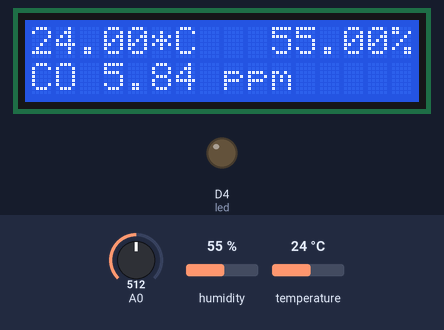
Bench run of a sketch on a simulated ESP8266 (NodeMCU). Shown: 16×2 character LCD, output pins drawn as LEDs (lit = HIGH). The inputs (shaded band) are chosen by the test bench; at power-on: temperature 24 °C, A0 = 512, humidity 55 %. WiFi joins after 1.5 s; servers stay silent unless stated; random numbers use the default seed unless the sketch sets one; what the sketch prints to the serial monitor is not drawn.

Above: at 2.8 s.
2.9 s: temperature set to 0 °C
At 4.9 s:
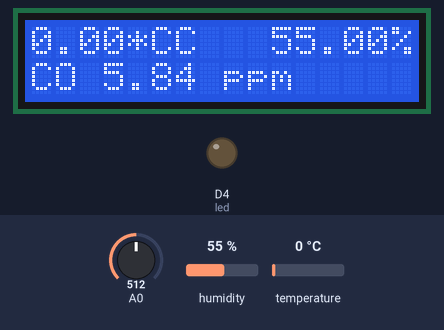
5.5 s: A0 set to 380
At 7.2 s:
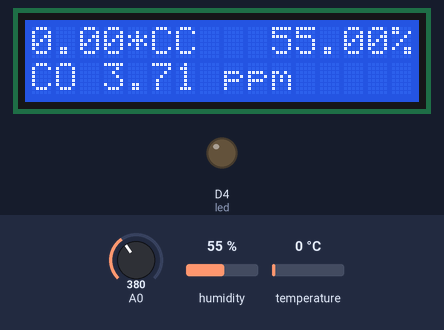
7.5 s: humidity set to 22 %
At 8.9 s:
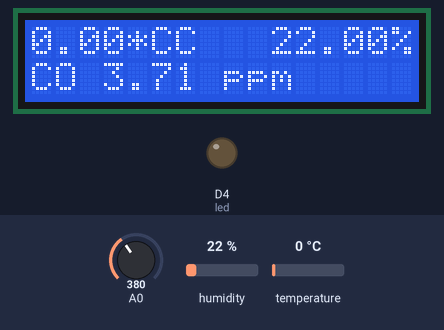
9.6 s: A0 set to 400
At 11.3 s:
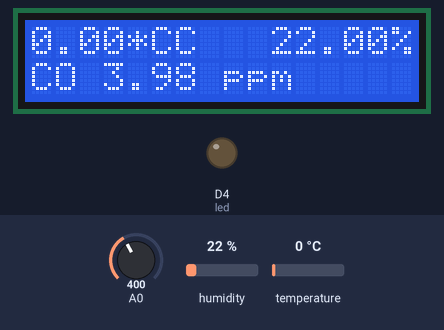
11.6 s: humidity set to 40 %
At 12.9 s:
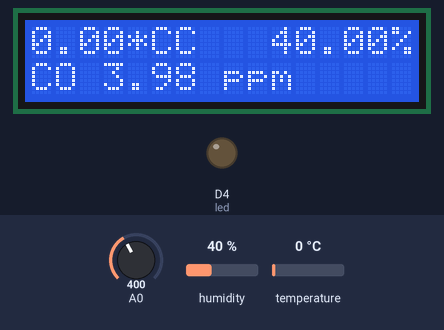
13.6 s: A0 set to 306
At 15.5 s:
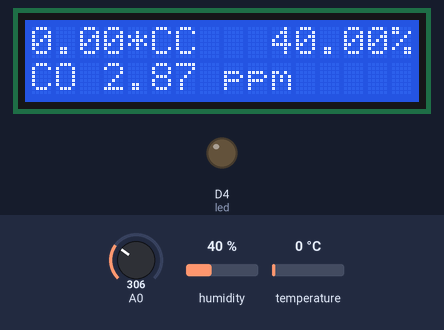
Timing chart, 0 to 16.7 s (numbered marks = the images above; inputs shaded):
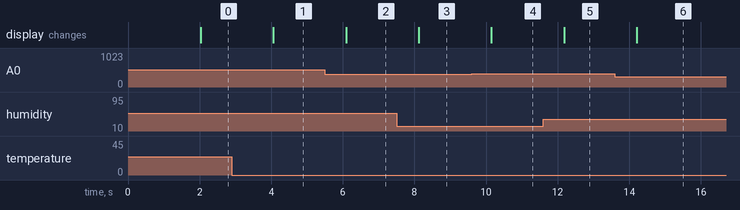

The sketch:

meteo_esp.ino
```cpp
// LCD I2C

#include <Wire.h>
#include <LiquidCrystal_I2C_ESP.h>

// Set the LCD address to 0x27 for a 16 chars and 2 line display
LiquidCrystal_I2C_ESP lcd(0x27, 16, 2);

// Sensor DHT

#include <Adafruit_Sensor.h>
#include <DHT.h>
#include <DHT_U.h>

#define DHTPIN            D1         // Pin which is connected to the DHT sensor.

#define DHTTYPE           DHT22     // DHT 22 (AM2302)

DHT_Unified dht(DHTPIN, DHTTYPE);

uint32_t delayMS; // Tiempo recomendado entre medidas

double temperature,humedad;
double CO_ppm;


// Wifi

#include <ESP8266WiFi.h>
#include <WiFiClient.h>
#include <ESP8266WebServer.h>
#include <ESP8266mDNS.h>

const char *ssid = "TU_SSID";
const char *password = "TU_CONTRASENA";

ESP8266WebServer server ( 80 );

const int led = LED_BUILTIN;

#define BUFFER_SIZE 1000

void handleRoot() {
  digitalWrite ( led, 1 );
  char temp[BUFFER_SIZE];
  int sec = millis() / 1000;
  int min = sec / 60;
  int hr = min / 60;

  snprintf ( temp, BUFFER_SIZE,

"<html>\
  <head>\
    <meta http-equiv='refresh' content='5'/>\
    <title>ESP8266 Demo</title>\
    <style>\
      body { background-color: #cccccc; font-family: Arial, Helvetica, Sans-Serif; Color: #000088; }\
    </style>\
  </head>\
  <body>\
    <h1>Hello from ESP8266!</h1>\
    <p>Uptime: %02d:%02d:%02d</p>\
    <p>Temperatura: %d.%d C  </br> \
    Humedad: %d %  </br> \
    Concentracion de CO: %d.%d ppm</p>\
    <img src=\"/test.svg\" />\
  </body>\
</html>",

    hr, min % 60, sec % 60,
    int(temperature),int(temperature*100-int(temperature)*100),
    int(humedad),
    int(CO_ppm),int(CO_ppm*100-int(CO_ppm)*100)
  );
  server.send ( 200, "text/html", temp );
  digitalWrite ( led, 0 );
}

void drawGraph() {
  String out = "";
  char temp[100];
  out += "<svg xmlns=\"http://www.w3.org/2000/svg\" version=\"1.1\" width=\"400\" height=\"150\">\n";
  out += "<rect width=\"400\" height=\"150\" fill=\"rgb(250, 230, 210)\" stroke-width=\"1\" stroke=\"rgb(0, 0, 0)\" />\n";
  out += "<g stroke=\"black\">\n";
  int y = rand() % 130;
  for (int x = 10; x < 390; x+= 10) {
    int y2 = rand() % 130;
    sprintf(temp, "<line x1=\"%d\" y1=\"%d\" x2=\"%d\" y2=\"%d\" stroke-width=\"1\" />\n", x, 140 - y, x + 10, 140 - y2);
    out += temp;
    y = y2;
  }
  out += "</g>\n</svg>\n";

  server.send ( 200, "image/svg+xml", out);
}

void handleNotFound() {
  digitalWrite ( led, 1 );
  String message = "File Not Found\n\n";
  message += "URI: ";
  message += server.uri();
  message += "\nMethod: ";
  message += ( server.method() == HTTP_GET ) ? "GET" : "POST";
  message += "\nArguments: ";
  message += server.args();
  message += "\n";

  for ( uint8_t i = 0; i < server.args(); i++ ) {
    message += " " + server.argName ( i ) + ": " + server.arg ( i ) + "\n";
  }

  server.send ( 404, "text/plain", message );
  digitalWrite ( led, 0 );
}


void setup() {
  Serial.begin ( 115200 );

  // DHT
  dht.begin();

  sensor_t sensor;
  dht.temperature().getSensor(&sensor);

  dht.temperature().getSensor(&sensor);
  Serial.println("------------------------------------");
  Serial.println("Temperature");
  Serial.print  ("Sensor:       "); Serial.println(sensor.name);
  Serial.print  ("Driver Ver:   "); Serial.println(sensor.version);
  Serial.print  ("Unique ID:    "); Serial.println(sensor.sensor_id);
  Serial.print  ("Max Value:    "); Serial.print(sensor.max_value); Serial.println(" *C");
  Serial.print  ("Min Value:    "); Serial.print(sensor.min_value); Serial.println(" *C");
  Serial.print  ("Resolution:   "); Serial.print(sensor.resolution); Serial.println(" *C");
  Serial.println("------------------------------------");
  // Print humidity sensor details.
  dht.humidity().getSensor(&sensor);
  Serial.println("------------------------------------");
  Serial.println("Humidity");
  Serial.print  ("Sensor:       "); Serial.println(sensor.name);
  Serial.print  ("Driver Ver:   "); Serial.println(sensor.version);
  Serial.print  ("Unique ID:    "); Serial.println(sensor.sensor_id);
  Serial.print  ("Max Value:    "); Serial.print(sensor.max_value); Serial.println("%");
  Serial.print  ("Min Value:    "); Serial.print(sensor.min_value); Serial.println("%");
  Serial.print  ("Resolution:   "); Serial.print(sensor.resolution); Serial.println("%");
  Serial.println("------------------------------------");
  // Set delay between sensor readings based on sensor details.
  delayMS = sensor.min_delay / 1000;

  // initialize the LCD
  lcd.begin(D3,D4);  // sda=0 | D3, scl=2 | D4

  lcd.backlight();

  // Wifi

  pinMode ( led, OUTPUT );
  digitalWrite ( led, 0 );

  WiFi.begin ( ssid, password );
  Serial.println ( "" );

  // Wait for connection
  while ( WiFi.status() != WL_CONNECTED ) {
    delay ( 500 );
    Serial.print ( "." );
  }

  Serial.println ( "" );
  Serial.print ( "Connected to " );
  Serial.println ( ssid );
  Serial.print ( "IP address: " );
  Serial.println ( WiFi.localIP() );

  if ( MDNS.begin ( "esp8266" ) ) {
    Serial.println ( "MDNS responder started" );
  }

  server.on ( "/", handleRoot );
  server.on ( "/test.svg", drawGraph );
  server.on ( "/inline", []() {
    server.send ( 200, "text/plain", "this works as well" );
  } );
  server.onNotFound ( handleNotFound );
  server.begin();
  Serial.println ( "HTTP server started" );

}

double CO_PPM() {
  int CO_Raw=analogRead(A0);
  double CO_PPM=3.027*exp(1.0698*(CO_Raw*3.3/1023));

}


void readDHT(){
  // Get temperature event and print its value.
  sensors_event_t event;
  dht.temperature().getEvent(&event);
  if (isnan(event.temperature)) {
    Serial.println("Error reading temperature!");
  }
  else {
    Serial.print("Temperature: ");
    temperature=event.temperature;
    Serial.print(temperature);
    Serial.println(" *C");
    lcd.setCursor(0,0);
    lcd.print(temperature);
    lcd.print("*C");
  }
  // Get humidity event and print its value.
  dht.humidity().getEvent(&event);
  if (isnan(event.relative_humidity)) {
    Serial.println("Error reading humidity!");
  }
  else {
    Serial.print("Humidity: ");
    humedad=event.relative_humidity;
    Serial.print(humedad);
    Serial.println("%");
    lcd.setCursor(10,0);
    lcd.print(humedad);
    lcd.print("%");
  }
}


void readCO(){
   Serial.print("Gas (MQ7):");
   CO_ppm=CO_PPM();
  Serial.println(CO_ppm);
  lcd.setCursor(0,1);
  lcd.print("CO ");
  lcd.print(CO_ppm);
  lcd.print(" ppm");

}

long lastSensorRead=millis();
void loop() {

  server.handleClient();
  if(millis()-lastSensorRead>delayMS)
  {
    readDHT();

    readCO();

    lastSensorRead=millis();
  }


}
```

Measured:
- after the input at 2.9 s, the display: changes after 1.2 s (image 1)
- after the input at 5.5 s, the display: changes after 0.59 s (image 2)
- after the input at 7.5 s, the display: changes after 0.62 s (image 3)
- after the input at 9.6 s, the display: changes after 0.55 s (image 4)
- after the input at 11.6 s, the display: changes after 0.58 s (image 5)
- after the input at 13.6 s, the display: changes after 0.61 s (image 6)
